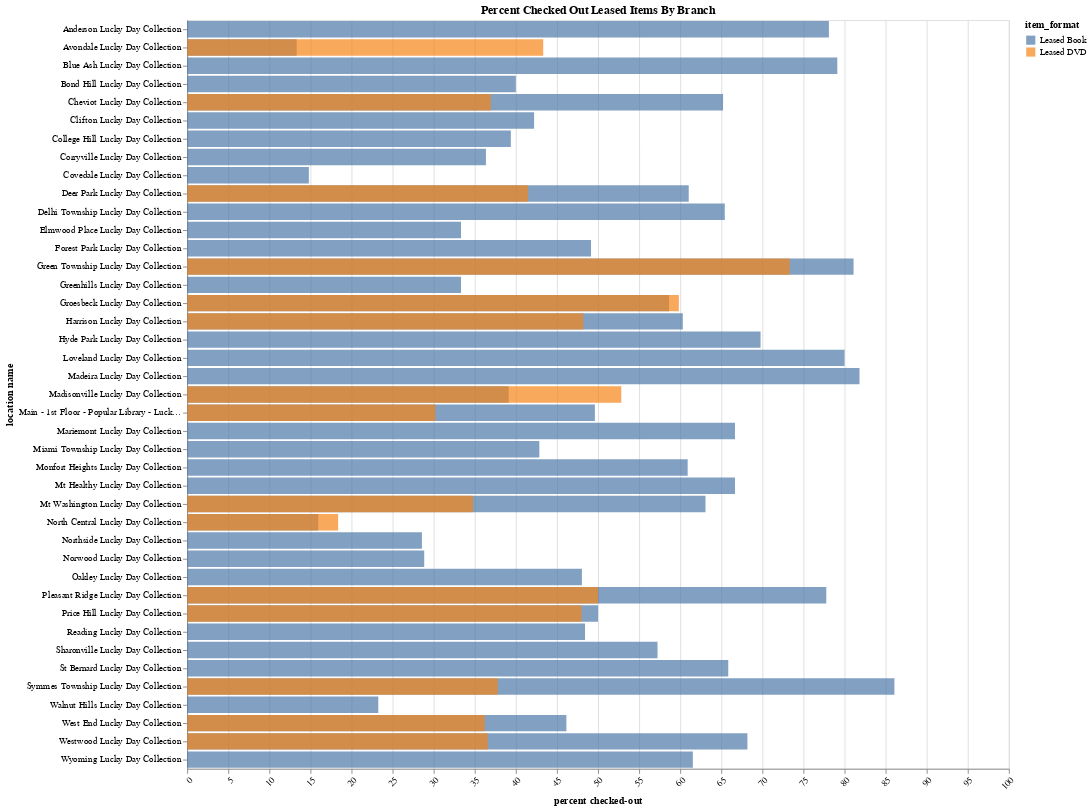

Here is the notebook cell this chart was saved with:
### Code cell
#@title
chart = alt.Chart(df).mark_bar(color="#0090bd", opacity=.70).encode(
    # x='end_date:T',
    y=alt.Y(
        'location_name',
        axis=alt.Axis(title='location name'), # labelAngle=-90
        # sort='-x'
    ),
    x=alt.X(
        'percent_checked_out',
        axis=alt.Axis(title='percent checked-out', labelAngle=-45),
        title = 'Percent of Total Checked Out',
        scale = alt.Scale(domain=[0, 100]),
        stack=None,
        # sort='-y'
    ),
    color='item_format'
    # tooltip=['branch_name', 'item_format', 'percent_checked_out', 'count_items', 'count_current_checkout', 'sum_checkout_total', 'sum_renewal_total', 'sum_price']
).properties(
    title="Percent Checked Out Leased Items By Branch",
    width=900,
)

chart.display()

# # we can save this file to an html file: name + date if that's what we want
# chart.save(
#     'output-{}.html'.format(
#         pd.Timestamp('now').strftime('%Y-%m-%d')
#     )
# )

# # remember, if we want to use this, import altair_saver (and requirements) above
# save(chart, "chart.png")

### Figure 1 — Vega-Lite specification as saved in the notebook (floating-point values rounded to 4 significant figures)
{"config": {"view": {"continuousWidth": 400, "continuousHeight": 300}}, "data": {"name": "data-4c3fe6152c0799637264cb10078ee84f"}, "mark": {"type": "bar", "color": "#0090bd", "opacity": 0.7}, "encoding": {"color": {"field": "item_format", "type": "nominal"}, "x": {"axis": {"labelAngle": -45, "title": "percent checked-out"}, "field": "percent_checked_out", "scale": {"domain": [0, 100]}, "stack": null, "title": "Percent of Total Checked Out", "type": "quantitative"}, "y": {"axis": {"title": "location name"}, "field": "location_name", "type": "nominal"}}, "title": "Percent Checked Out Leased Items By Branch", "width": 900, "$schema": "https://vega.github.io/schema/vega-lite/v4.17.0.json", "datasets": {"data-4c3fe6152c0799637264cb10078ee84f": [{"location_name": "Anderson Lucky Day Collection", "branch_name": "Anderson", "item_format": "Leased Book", "count_checkout": 164, "count_total": 210, "percent_checked_out": 78.1}, {"location_name": "Avondale Lucky Day Collection", "branch_name": "Avondale", "item_format": "Leased Book", "count_checkout": 2, "count_total": 15, "percent_checked_out": 13.33}, {"location_name": "Avondale Lucky Day Collection", "branch_name": "Avondale", "item_format": "Leased DVD", "count_checkout": 26, "count_total": 60, "percent_checked_out": 43.33}, {"location_name": "Blue Ash Lucky Day Collection", "branch_name": "Blue Ash", "item_format": "Leased Book", "count_checkout": 144, "count_total": 182, "percent_checked_out": 79.12}, {"location_name": "Bond Hill Lucky Day Collection", "branch_name": "Bond Hill", "item_format": "Leased Book", "count_checkout": 6, "count_total": 15, "percent_checked_out": 40.0}, {"location_name": "Cheviot Lucky Day Collection", "branch_name": "Cheviot", "item_format": "Leased Book", "count_checkout": 15, "count_total": 23, "percent_checked_out": 65.22}, {"location_name": "Cheviot Lucky Day Collection", "branch_name": "Cheviot", "item_format": "Leased DVD", "count_checkout": 17, "count_total": 46, "percent_checked_out": 36.96}, {"location_name": "Clifton Lucky Day Collection", "branch_name": "Clifton", "item_format": "Leased Book", "count_checkout": 19, "count_total": 45, "percent_checked_out": 42.22}, {"location_name": "College Hill Lucky Day Collection", "branch_name": "College Hill", "item_format": "Leased Book", "count_checkout": 13, "count_total": 33, "percent_checked_out": 39.39}, {"location_name": "Corryville Lucky Day Collection", "branch_name": "Corryville", "item_format": "Leased Book", "count_checkout": 4, "count_total": 11, "percent_checked_out": 36.36}, {"location_name": "Covedale Lucky Day Collection", "branch_name": "Covedale", "item_format": "Leased Book", "count_checkout": 4, "count_total": 27, "percent_checked_out": 14.81}, {"location_name": "Deer Park Lucky Day Collection", "branch_name": "Deer Park", "item_format": "Leased Book", "count_checkout": 94, "count_total": 154, "percent_checked_out": 61.04}, {"location_name": "Deer Park Lucky Day Collection", "branch_name": "Deer Park", "item_format": "Leased DVD", "count_checkout": 39, "count_total": 94, "percent_checked_out": 41.49}, {"location_name": "Delhi Township Lucky Day Collection", "branch_name": "Delhi Township", "item_format": "Leased Book", "count_checkout": 53, "count_total": 81, "percent_checked_out": 65.43}, {"location_name": "Elmwood Place Lucky Day Collection", "branch_name": "Elmwood Place", "item_format": "Leased Book", "count_checkout": 2, "count_total": 6, "percent_checked_out": 33.33}, {"location_name": "Forest Park Lucky Day Collection", "branch_name": "Forest Park", "item_format": "Leased Book", "count_checkout": 29, "count_total": 59, "percent_checked_out": 49.15}, {"location_name": "Green Township Lucky Day Collection", "branch_name": "Green Township", "item_format": "Leased Book", "count_checkout": 103, "count_total": 127, "percent_checked_out": 81.1}, {"location_name": "Green Township Lucky Day Collection", "branch_name": "Green Township", "item_format": "Leased DVD", "count_checkout": 33, "count_total": 45, "percent_checked_out": 73.33}, {"location_name": "Greenhills Lucky Day Collection", "branch_name": "Greenhills", "item_format": "Leased Book", "count_checkout": 3, "count_total": 9, "percent_checked_out": 33.33}, {"location_name": "Groesbeck Lucky Day Collection", "branch_name": "Groesbeck", "item_format": "Leased Book", "count_checkout": 61, "count_total": 104, "percent_checked_out": 58.65}, {"location_name": "Groesbeck Lucky Day Collection", "branch_name": "Groesbeck", "item_format": "Leased DVD", "count_checkout": 73, "count_total": 122, "percent_checked_out": 59.84}, {"location_name": "Harrison Lucky Day Collection", "branch_name": "Harrison", "item_format": "Leased Book", "count_checkout": 76, "count_total": 126, "percent_checked_out": 60.32}, {"location_name": "Harrison Lucky Day Collection", "branch_name": "Harrison", "item_format": "Leased DVD", "count_checkout": 27, "count_total": 56, "percent_checked_out": 48.21}, {"location_name": "Hyde Park Lucky Day Collection", "branch_name": "Hyde Park", "item_format": "Leased Book", "count_checkout": 97, "count_total": 139, "percent_checked_out": 69.78}, {"location_name": "Loveland Lucky Day Collection", "branch_name": "Loveland", "item_format": "Leased Book", "count_checkout": 56, "count_total": 70, "percent_checked_out": 80.0}, {"location_name": "Madeira Lucky Day Collection", "branch_name": "Madeira", "item_format": "Leased Book", "count_checkout": 54, "count_total": 66, "percent_checked_out": 81.82}, {"location_name": "Madisonville Lucky Day Collection", "branch_name": "Madisonville", "item_format": "Leased Book", "count_checkout": 9, "count_total": 23, "percent_checked_out": 39.13}, {"location_name": "Madisonville Lucky Day Collection", "branch_name": "Madisonville", "item_format": "Leased DVD", "count_checkout": 28, "count_total": 53, "percent_checked_out": 52.83}, {"location_name": "Main - 1st Floor - Popular Library - Lucky Day Collection", "branch_name": "Main Library", "item_format": "Leased Book", "count_checkout": 130, "count_total": 262, "percent_checked_out": 49.62}, {"location_name": "Main - 1st Floor - Popular Library - Lucky Day Collection", "branch_name": "Main Library", "item_format": "Leased DVD", "count_checkout": 61, "count_total": 202, "percent_checked_out": 30.2}, {"location_name": "Mariemont Lucky Day Collection", "branch_name": "Mariemont", "item_format": "Leased Book", "count_checkout": 36, "count_total": 54, "percent_checked_out": 66.67}, {"location_name": "Miami Township Lucky Day Collection", "branch_name": "Miami Township", "item_format": "Leased Book", "count_checkout": 9, "count_total": 21, "percent_checked_out": 42.86}, {"location_name": "Monfort Heights Lucky Day Collection", "branch_name": "Monfort Heights", "item_format": "Leased Book", "count_checkout": 120, "count_total": 197, "percent_checked_out": 60.91}, {"location_name": "Mt Healthy Lucky Day Collection", "branch_name": "Mt Healthy", "item_format": "Leased Book", "count_checkout": 4, "count_total": 6, "percent_checked_out": 66.67}, {"location_name": "Mt Washington Lucky Day Collection", "branch_name": "Mt Washington", "item_format": "Leased Book", "count_checkout": 41, "count_total": 65, "percent_checked_out": 63.08}, {"location_name": "Mt Washington Lucky Day Collection", "branch_name": "Mt Washington", "item_format": "Leased DVD", "count_checkout": 16, "count_total": 46, "percent_checked_out": 34.78}, {"location_name": "North Central Lucky Day Collection", "branch_name": "North Central", "item_format": "Leased Book", "count_checkout": 37, "count_total": 232, "percent_checked_out": 15.95}, {"location_name": "North Central Lucky Day Collection", "branch_name": "North Central", "item_format": "Leased DVD", "count_checkout": 27, "count_total": 147, "percent_checked_out": 18.37}, {"location_name": "Northside Lucky Day Collection", "branch_name": "Northside", "item_format": "Leased Book", "count_checkout": 6, "count_total": 21, "percent_checked_out": 28.57}, {"location_name": "Norwood Lucky Day Collection", "branch_name": "Norwood", "item_format": "Leased Book", "count_checkout": 15, "count_total": 52, "percent_checked_out": 28.85}, {"location_name": "Oakley Lucky Day Collection", "branch_name": "Oakley", "item_format": "Leased Book", "count_checkout": 49, "count_total": 102, "percent_checked_out": 48.04}, {"location_name": "Pleasant Ridge Lucky Day Collection", "branch_name": "Pleasant Ridge", "item_format": "Leased Book", "count_checkout": 35, "count_total": 45, "percent_checked_out": 77.78}, {"location_name": "Pleasant Ridge Lucky Day Collection", "branch_name": "Pleasant Ridge", "item_format": "Leased DVD", "count_checkout": 25, "count_total": 50, "percent_checked_out": 50.0}, {"location_name": "Price Hill Lucky Day Collection", "branch_name": "Price Hill", "item_format": "Leased Book", "count_checkout": 7, "count_total": 14, "percent_checked_out": 50.0}, {"location_name": "Price Hill Lucky Day Collection", "branch_name": "Price Hill", "item_format": "Leased DVD", "count_checkout": 12, "count_total": 25, "percent_checked_out": 48.0}, {"location_name": "Reading Lucky Day Collection", "branch_name": "Reading", "item_format": "Leased Book", "count_checkout": 46, "count_total": 95, "percent_checked_out": 48.42}, {"location_name": "Sharonville Lucky Day Collection", "branch_name": "Sharonville", "item_format": "Leased Book", "count_checkout": 83, "count_total": 145, "percent_checked_out": 57.24}, {"location_name": "St Bernard Lucky Day Collection", "branch_name": "St Bernard", "item_format": "Leased Book", "count_checkout": 27, "count_total": 41, "percent_checked_out": 65.85}, {"location_name": "Symmes Township Lucky Day Collection", "branch_name": "Symmes Township", "item_format": "Leased Book", "count_checkout": 105, "count_total": 122, "percent_checked_out": 86.07}, {"location_name": "Symmes Township Lucky Day Collection", "branch_name": "Symmes Township", "item_format": "Leased DVD", "count_checkout": 31, "count_total": 82, "percent_checked_out": 37.8}, {"location_name": "Walnut Hills Lucky Day Collection", "branch_name": "Walnut Hills", "item_format": "Leased Book", "count_checkout": 10, "count_total": 43, "percent_checked_out": 23.26}, {"location_name": "West End Lucky Day Collection", "branch_name": "West End", "item_format": "Leased Book", "count_checkout": 6, "count_total": 13, "percent_checked_out": 46.15}, {"location_name": "West End Lucky Day Collection", "branch_name": "West End", "item_format": "Leased DVD", "count_checkout": 21, "count_total": 58, "percent_checked_out": 36.21}, {"location_name": "Westwood Lucky Day Collection", "branch_name": "Westwood", "item_format": "Leased Book", "count_checkout": 15, "count_total": 22, "percent_checked_out": 68.18}, {"location_name": "Westwood Lucky Day Collection", "branch_name": "Westwood", "item_format": "Leased DVD", "count_checkout": 30, "count_total": 82, "percent_checked_out": 36.59}, {"location_name": "Wyoming Lucky Day Collection", "branch_name": "Wyoming", "item_format": "Leased Book", "count_checkout": 24, "count_total": 39, "percent_checked_out": 61.54}]}}
